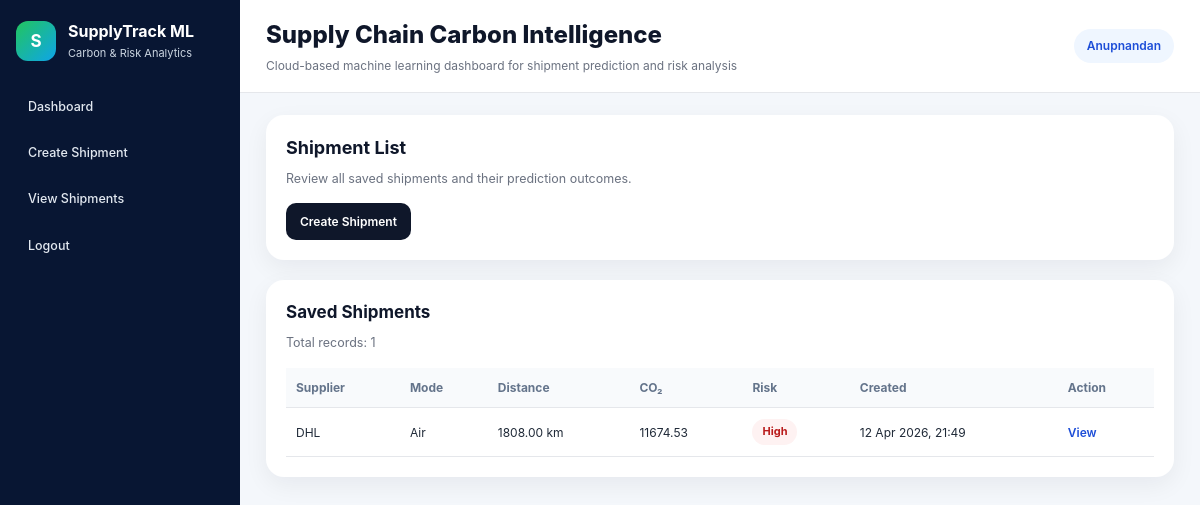
The app's page /shipments/ (signed in), older data.
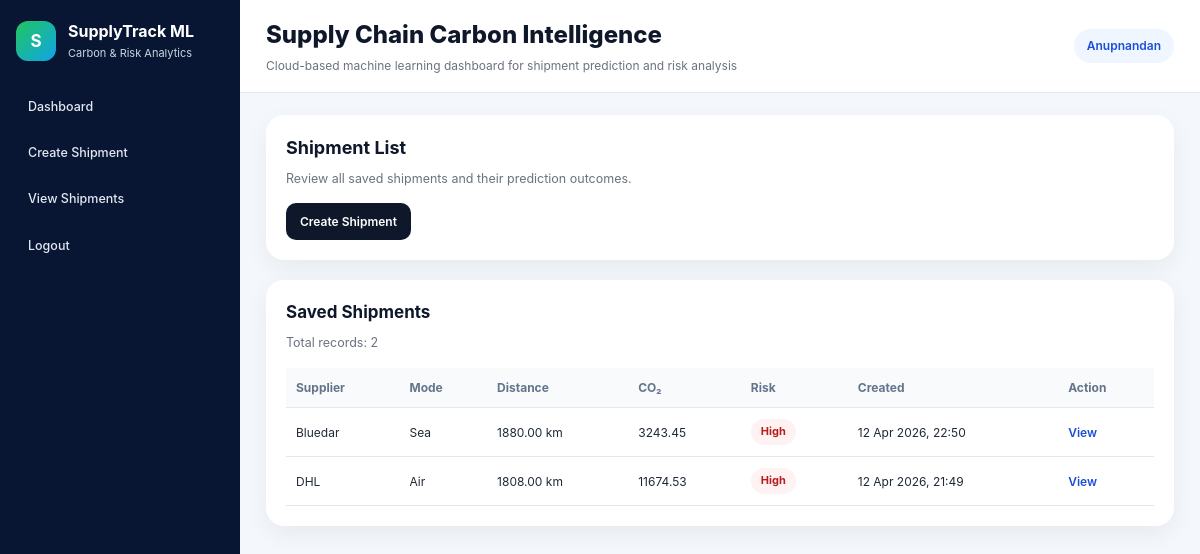
The same page, newer data.
### shipments/models.py (models this page shows, shortened)
class Shipment(models.Model):
    TRANSPORT_MODE_CHOICES = [
        ("road", "Road"),
        ("sea", "Sea"),
        ("rail", "Rail"),
        ("air", "Air"),
    ]
    RISK_LEVEL_CHOICES = [
        ("Low", "Low"),
        ("Medium", "Medium"),
        ("High", "High"),
    ]
    supplier_name = models.CharField(max_length=150)
    transport_mode = models.CharField(max_length=20, choices=TRANSPORT_MODE_CHOICES)
    weight_tons = models.DecimalField(max_digits=10, decimal_places=2)
    distance_km = models.DecimalField(max_digits=10, decimal_places=2)
    shipment_value = models.DecimalField(max_digits=12, decimal_places=2, default=10000.00)
    origin_region = models.CharField(max_length=100)
    destination_region = models.CharField(max_length=100)
    product_category = models.CharField(max_length=100, blank=True)
    is_temp_controlled = models.BooleanField(default=False)
    is_export = models.BooleanField(default=False)
    is_hazmat = models.BooleanField(default=False)
    predicted_co2 = models.DecimalField(max_digits=12, decimal_places=2, null=True, blank=True)
    risk_level = models.CharField(max_length=20, choices=RISK_LEVEL_CHOICES, blank=True)
    created_by = models.ForeignKey(
        settings.AUTH_USER_MODEL,
        on_delete=models.CASCADE,
        related_name="shipments",
    )
    created_at = models.DateTimeField(auto_now_add=True)
    class Meta:
        ordering = ["-created_at"]

### shipments/views.py (the view)
# urls.py: path("", shipment_list, name="shipment_list"),
@login_required
def shipment_list(request):
    if request.user.is_staff:
        shipments = Shipment.objects.all().order_by("-created_at")
    else:
        shipments = Shipment.objects.filter(created_by=request.user).order_by("-created_at")
    return render(request, "shipments/shipment_list.html", {"shipments": shipments})

### templates/shipments/shipment_list.html (shortened to what this page needs)
{% extends "base.html" %}
{% block content %}
<section class="hero-card compact-hero">
    <div>
        <h2>Shipment List</h2>
        <p>Review all saved shipments and their prediction outcomes.</p>
    </div>
    <div class="hero-actions">
        <a href="{% url 'create_shipment' %}" class="primary-btn">Create Shipment</a>
    </div>
</section>
<section class="content-card compact-card">
    <div class="section-header compact-header">
        <h2>Saved Shipments</h2>
        <p>Total records: {{ shipments|length }}</p>
    </div>
    <div class="table-wrap">
        <table class="data-table compact-table">
            <thead>
                <tr>
                    <th>Supplier</th>
                    <th>Mode</th>
                    <th>Distance</th>
                    <th>CO₂</th>
                    <th>Risk</th>
                    <th>Created</th>
                    <th>Action</th>
                </tr>
            </thead>
            <tbody>
                {% for shipment in shipments %}
                <tr>
                    <td>{{ shipment.supplier_name }}</td>
                    <td>{{ shipment.get_transport_mode_display }}</td>
                    <td>{{ shipment.distance_km }} km</td>
                    <td>{{ shipment.predicted_co2 }}</td>
                    <td>
                        <span class="status-pill
                            {% if shipment.risk_level == 'High' %}status-high
                            {% elif shipment.risk_level == 'Medium' %}status-medium
                            {% else %}status-low{% endif %}">
                            {{ shipment.risk_level }}
                        </span>
                    </td>
                    <td>{{ shipment.created_at|date:"d M Y, H:i" }}</td>
                    <td>
                        <a href="{% url 'prediction_result' shipment.id %}" class="table-link">View</a>
                    </td>
                </tr>
                {% empty %}
                <tr>
                    <td colspan="7" class="empty-row">No shipments found yet.</td>
                </tr>
                {% endfor %}
            </tbody>
        </table>
    </div>
</section>
{% endblock %}

### templates/base.html (shortened to what this page needs)
{% load static %}
<!DOCTYPE html>
<html lang="en">
<head>
    <link rel="stylesheet" href="{% static 'css/style.css' %}">
</head>
<body>
    <div class="app-shell">
        {% if user.is_authenticated %}
        <aside class="sidebar">
            <div class="sidebar-brand">
                <div class="brand-icon">S</div>
                <div>
                    <h2>SupplyTrack ML</h2>
                    <p>Carbon & Risk Analytics</p>
                </div>
            </div>
            <nav class="sidebar-nav">
                <a href="{% url 'dashboard_home' %}" class="nav-link">Dashboard</a>
                <a href="{% url 'create_shipment' %}" class="nav-link">Create Shipment</a>
                <a href="{% url 'shipment_list' %}" class="nav-link">View Shipments</a>
                <a href="{% url 'logout' %}" class="nav-link">Logout</a>
            </nav>
        </aside>
        {% endif %}
        <div class="main-panel">
            <header class="topbar">
                <div>
                    <h1 class="topbar-title">Supply Chain Carbon Intelligence</h1>
                    <p class="topbar-subtitle">Cloud-based machine learning dashboard for shipment prediction and risk analysis</p>
                </div>
                {% if user.is_authenticated %}
                <div class="topbar-user">
                    <span>{{ user.username }}</span>
                </div>
                {% else %}
                <div class="topbar-user">
                    <a href="{% url 'login' %}" class="table-link" style="margin-right: 10px;">Login</a>
                    <a href="{% url 'register' %}" class="table-link">Register</a>
                </div>
                {% endif %}
            </header>
            <main class="page-content">
                {% block content %}{% endblock %}
            </main>
        </div>
    </div>
</body>
</html>

### static/css/style.css (style rules this page uses)
* { box-sizing: border-box; }
body { margin: 0; font-family: Inter, Arial, sans-serif; background: #f4f7fb; color: #1f2937; font-size: 13px; line-height: 1.45; }
a { text-decoration: none; }
.app-shell { display: flex; min-height: 100vh; }
.sidebar { width: 240px; background: #081633; color: white; padding: 20px 16px; display: flex; flex-direction: column; }
.sidebar-brand { display: flex; align-items: center; gap: 12px; margin-bottom: 26px; }
.brand-icon { width: 40px; height: 40px; border-radius: 12px; background: linear-gradient(135deg, #22c55e, #0ea5e9); color: white; display: flex; align-items: center; justify-content: center; font-weight: 700; font-size: 17px; }
.sidebar-brand h2 { margin: 0; font-size: 16px; font-weight: 700; }
.sidebar-brand p { margin: 3px 0 0; font-size: 11px; color: #cbd5e1; }
.sidebar-nav { display: flex; flex-direction: column; gap: 8px; }
.nav-link { display: block; padding: 10px 12px; border-radius: 10px; color: #e2e8f0; font-size: 12.5px; font-weight: 500; transition: 0.2s ease; }
.main-panel { flex: 1; display: flex; flex-direction: column; }
.topbar { background: white; border-bottom: 1px solid #e5e7eb; padding: 18px 26px; display: flex; justify-content: space-between; align-items: center; }
.topbar-title { margin: 0; font-size: 24px; font-weight: 800; color: #0f172a; }
.topbar-subtitle { margin: 4px 0 0; color: #6b7280; font-size: 12px; }
.topbar-user { background: #eff6ff; color: #1d4ed8; border-radius: 999px; padding: 8px 13px; font-weight: 600; font-size: 12px; }
.page-content { padding: 22px 26px; }
.hero-card, .content-card, .card { background: white; border-radius: 18px; padding: 22px; box-shadow: 0 8px 24px rgba(15, 23, 42, 0.06); margin-bottom: 20px; }
.compact-hero, .compact-card { padding: 20px; }
.hero-card h2, .content-card h2, .card h2 { margin: 0 0 8px; font-size: 18px; color: #0f172a; }
.hero-card p, .content-card p, .card p { margin: 0; color: #6b7280; font-size: 12.5px; line-height: 1.55; }
.section-header { margin-bottom: 16px; }
.compact-header h2 { font-size: 17px; }
.hero-actions { margin-top: 14px; }
.primary-btn { display: inline-block; background: #0f172a; color: white; border: none; padding: 10px 14px; border-radius: 10px; font-size: 12px; font-weight: 600; transition: 0.2s ease; }
.table-wrap { overflow-x: auto; }
.data-table, table { width: 100%; border-collapse: collapse; background: white; }
th, td { padding: 12px 10px; border-bottom: 1px solid #e5e7eb; text-align: left; vertical-align: middle; font-size: 12px; }
th { color: #64748b; font-weight: 700; background: #f8fafc; }
td { color: #1f2937; }
.compact-table th, .compact-table td { padding: 11px 10px; }
.table-link { color: #1d4ed8; font-weight: 600; font-size: 12px; }
.status-pill { display: inline-flex; align-items: center; padding: 5px 10px; border-radius: 999px; font-size: 11px; font-weight: 700; }
.status-high { background: #fef2f2; color: #b91c1c; }

Row changes from the older to the newer data that the page shows:
added Shipment: supplier_name "Bluedar", transport_mode "Sea", distance_km "1880.00", predicted_co2 "3243.45", risk_level "High", created_at "12 Apr 2026, 22:50"
Text that changed along with them:
{{ shipments|length }}: "1" → "2"
